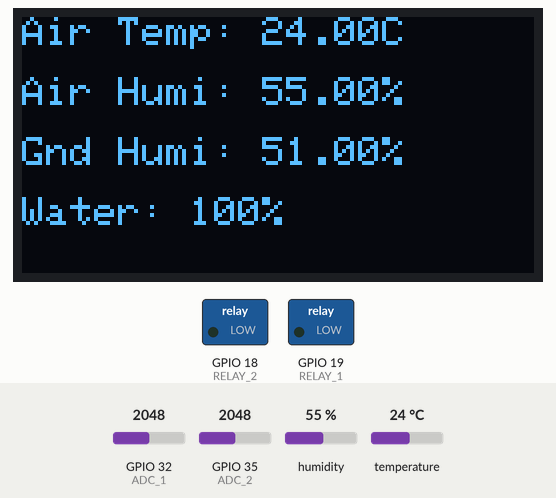
This program was run on a simulated ESP32. Shown: 128×64 one-colour display, switched loads named in the program (green lamp = pin HIGH). Inputs (shaded band) come from the test bench; at power-on: humidity 55 %, GPIO 32 (ADC_1) = 2048, GPIO 35 (ADC_2) = 2048, temperature 24 °C. WiFi joins after 1.5 s; servers stay silent unless stated; random numbers use the default seed unless the program sets one; no MQTT or app messages arrive unless stated; what the program prints to the serial monitor is not drawn.

Above: at 2.8 s.
2.9 s: humidity set to 22 %
At 5.2 s:
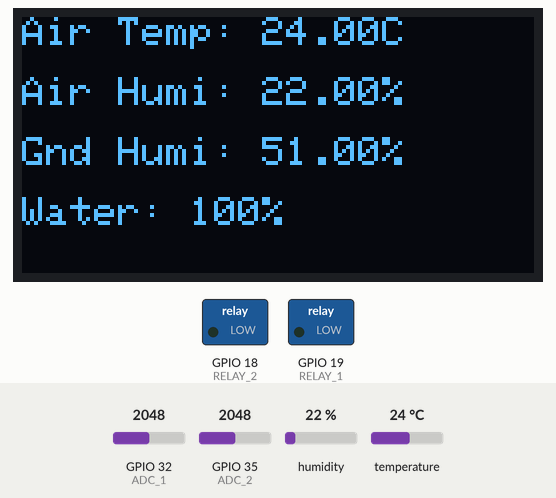
5.5 s: GPIO 32 (ADC_1) set to 177
At 6.7 s:
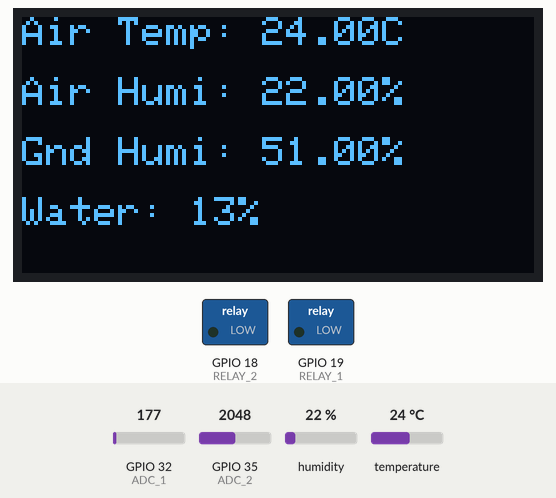
7.5 s: GPIO 32 (ADC_1) set to 150
At 8.3 s:
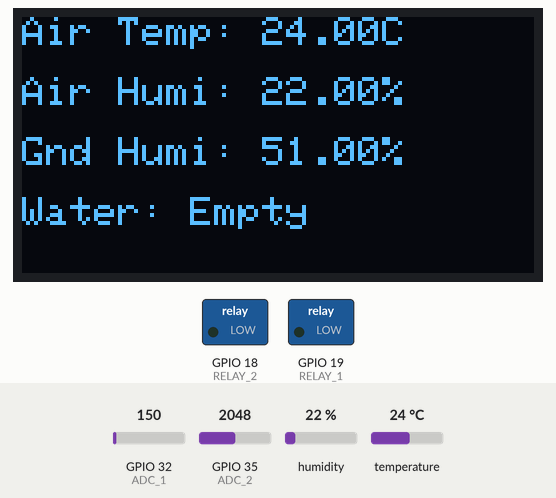
9.5 s: GPIO 35 (ADC_2) set to 1978
At 11.0 s:
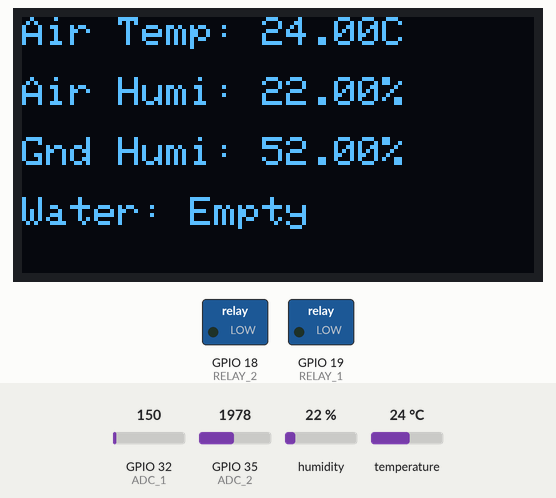
11.5 s: GPIO 32 (ADC_1) set to 1228
At 12.6 s:
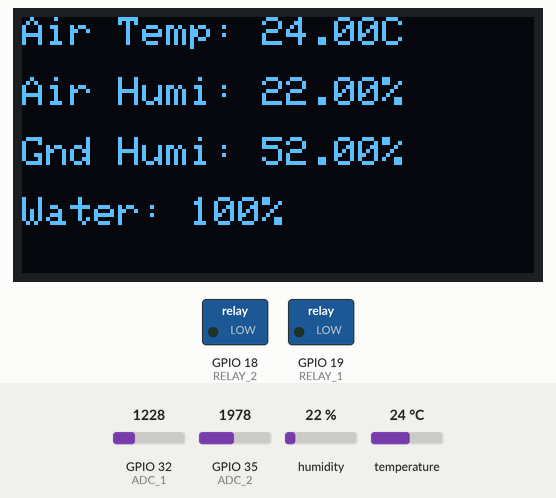
13.5 s: temperature set to 12 °C
At 15.4 s:
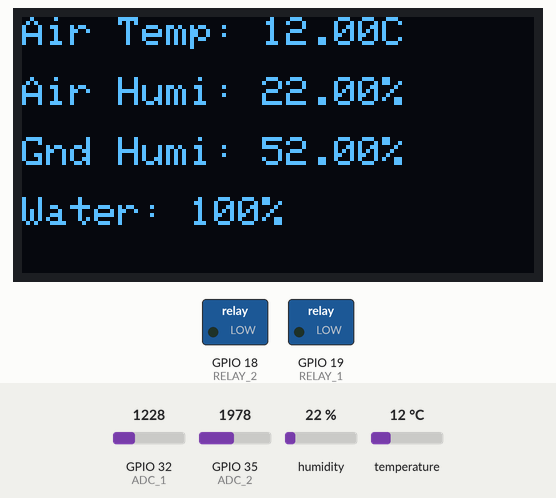
Timing chart, 0 to 16.5 s (numbered marks = the images above; inputs shaded):
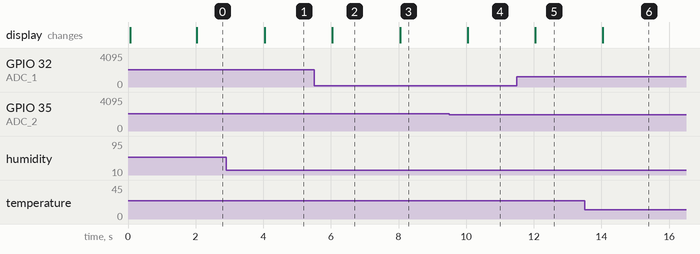

The program:

main.cpp
```cpp
#include <Arduino.h>
#include<DHTesp.h>
#include <WiFi.h>
#include <Wire.h>
#include <PubSubClient.h>
#include <oled_utils.h>
// Network Data
const char* ssid = "MENDOZA_NTW_INV";
const char* password = "s1rv4s3ust3d";
//HiveMQ Free Broker
const char* mqtt_server = "broker.hivemq.com";
#define mqtt_port 1883

//Topics
//Topic for data "/iot-kuri/data"
#define MQTT_SERIAL_RECEIVER_CH "/iot-kuri/control"

//Object Declarations
WiFiClient wifiClient;
PubSubClient client(wifiClient);

//Global
long lastMsg = 0;
float dht11_temp = 0;
float dht11_humi = 0;
float dht11_temp_txt = 0;
float dht11_humi_txt = 0;
float ground_humi = 0;
float ground_humi_txt = 0;
float tank_state = false;
String tank_state_txt = "EMPTY";

//Pin definitions for the shield
#define DHT_PIN 4
#define RELAY_1 19
#define RELAY_2 18
#define ADC_1 32
#define ADC_2 35
#define DIGP_1 5
#define DIGP_2 17
#define DIGP_3 16

//Sensor Initializations
DHTesp dht;
//Constructors
void setup_wifi();
void reconnect();
void callback(char* topic, byte *payload, unsigned int length);
void publishSerialData(String topic,char *serialData);
void publishFloat(String topic,float data_);
void updateStats();
void watering();

// Main
void setup() {
  oled_init();
  pinMode(RELAY_1, OUTPUT);
  pinMode(RELAY_2,OUTPUT);
  Serial.begin(115200);
  Serial.setTimeout(500);// Set time out for
  setup_wifi();
  client.setServer(mqtt_server, mqtt_port);
  client.setCallback(callback);
  reconnect();
  dht.setup(DHT_PIN,DHTesp::DHT11);
}

void loop() {

  client.loop();  //Maintain the loop alive

  //Act as a periodic timer, to publish
  long now = millis();
  if (now - lastMsg > 2000){
      lastMsg = now;
      //Read send ground humi
      ground_humi = map(analogRead(ADC_2),4095,100,0,100);
      ground_humi_txt = ground_humi;
      publishFloat("/iot-kuri/data/g_humi", ground_humi);
      //Check tank, send state
      tank_state = map(analogRead(ADC_1),700,100,100,0);
      if(tank_state > 100){
        tank_state = 100;
      }
      if(tank_state > 10){
        tank_state_txt = String(int(tank_state)) + "%";
        publishFloat("/iot-kuri/data/tank", tank_state);
      }
      else{
        tank_state_txt = "Empty";
        publishFloat("/iot-kuri/data/tank", 0);
      }
      TempAndHumidity lastValues = dht.getTempAndHumidity();
      dht11_temp = lastValues.temperature;
      dht11_humi = lastValues.humidity;
      dht11_temp_txt = dht11_temp;
      publishFloat("/iot-kuri/data/a_temp", dht11_temp);
      dht11_humi_txt = dht11_humi;
      publishFloat("/iot-kuri/data/a_humi", dht11_humi);
      updateStats();
    }
  }

//Callbacks and functions
//Function to connect to WiFi
void setup_wifi() {
    delay(10);
    // We start by connecting to a WiFi network
    Serial.println();
    oled_clear();
    oled_text("Connecting to:",0,0,1);
    oled_text(ssid,0,15,1);
    oled_update();
    WiFi.begin(ssid, password);
    while (WiFi.status() != WL_CONNECTED) {
      delay(500);
      Serial.print(".");
    }
    randomSeed(micros());
    Serial.println("");
    Serial.println("WiFi connected");
    Serial.println("IP address: ");
    Serial.println(WiFi.localIP());
}

//Attempting to reconnect
void reconnect() {
  // Loop until we're reconnected
  while (!client.connected()) {
    Serial.print("Attempting MQTT connection...");
    // Create a random client ID
    String clientId = "ESP32Client-";
    clientId += String(random(0xffff), HEX);
    // Attempt to connect
    if (client.connect(clientId.c_str())) {
      Serial.println("connected");
      //Once connected, publish an announcement...
      client.publish("/icircuit/presence/ESP32/", "hello world");
      // ... and resubscribe
      client.subscribe(MQTT_SERIAL_RECEIVER_CH);
    } else {
      Serial.print("failed, rc=");
      Serial.print(client.state());
      Serial.println(" try again in 5 seconds");
      // Wait 5 seconds before retrying
      delay(5000);
    }
  }
}

//MQTT Callback
void callback(char* topic, byte *payload, unsigned int length) {
    String t_data;
    for(int i = 0; i < length; i++){
      t_data += char(payload[i]);
    }
    Serial.println("-------new message from broker-----");
    Serial.print("channel:");
    Serial.println(topic);
    Serial.print("data:");
    Serial.write(payload, length);
    Serial.println();
    //Command Parser
    switch (t_data.charAt(0)){
      case 'R':
          //Checks which relay to turn on
          switch(t_data.charAt(1)){
            case '1':
                if(t_data.charAt(2) == 'E'){
                  digitalWrite(RELAY_1,HIGH);
                  Serial.println("Turning On Relay_1");
                }
                else if(t_data.charAt(2) == 'D'){
                  digitalWrite(RELAY_1,LOW);
                  Serial.println("Turning OFF Relay_1");
                }
                else{
                  Serial.println("Invalid Command");
                }
              break;
            case '2':
                if(t_data.charAt(2) == 'E'){
                  digitalWrite(RELAY_2,HIGH);
                  Serial.println("Turning On Relay_2");
                }
                else if(t_data.charAt(2) == 'D'){
                  digitalWrite(RELAY_2,LOW);
                  Serial.println("Turning OFF Relay_2");
                }
                else{
                  Serial.println("Invalid Command");
                }
              break;
            default:
              Serial.println("Invalid Command");
              break;
          }
        break;
      case 'F':
        Serial.println("F");
        switch(t_data.charAt(1)){
          case 'O':
            Serial.println("Watering");
            watering();
            break;
          default:
            Serial.println("Invalid Command");
            break;
        }
        break;
      default:
        Serial.println("Invalid Command");
        break;
    }
}
//Display and Publish
void updateStats(){
  oled_clear();
  oled_text("Air Temp: " + String(dht11_temp_txt) + "C",0,0,1);
  oled_text("Air Humi: " + String(dht11_humi_txt) + "%",0,15,1);
  oled_text("Gnd Humi: " + String(ground_humi_txt) + "%",0,30,1);
  oled_text("Water: " + tank_state_txt,0,45,1);
  oled_update();
}
//Generic Publish Function
void publishSerialData(String topic,char *serialData){
  if (!client.connected()) {
    reconnect();
  }
  client.publish(topic.c_str(), serialData);
}
//Publish float function
void publishFloat(String topic,float data_){
  if (!client.connected()) {
    reconnect();
  }
  client.publish(topic.c_str(), String(data_).c_str(),true);
}

void watering(){
  if(tank_state > 10){
    digitalWrite(RELAY_2,HIGH);
    delay(1000);
    digitalWrite(RELAY_2,LOW);
  }
}
```

oled_utils.h
```cpp
//Headers
#include <Adafruit_GFX.h>
#include <Adafruit_SSD1306.h>
#include <Adafruit_I2CDevice.h> //Required for ESP32

#define SCREEN_WIDTH 128 // OLED display width, in pixels
#define SCREEN_HEIGHT 64 // OLED display height, in pixels
#define OLED_RESET -1
Adafruit_SSD1306 display(SCREEN_WIDTH, SCREEN_HEIGHT, &Wire, OLED_RESET);

void oled_init(){
    if (!display.begin(SSD1306_SWITCHCAPVCC, 0x3C))
    {
        Serial.println(F("SSD1306 allocation failed"));
        for (;;)
            ; // Don't proceed, loop forever
    }
    display.clearDisplay();
}
void oled_text(String txt_, int x, int y, int size){
    display.setTextSize(size);
    display.setTextColor(WHITE);
    display.setCursor(x, y);
    display.print(txt_);
}
void oled_clear(){
    display.clearDisplay();
}

void oled_update(){
    display.display();
}
```

Measured:
- the behaviour switches between 161 and 160 on GPIO 32 (ADC_1) (found by bisection; images 2 and 3)
- the behaviour switches between 2018 and 2017 on GPIO 35 (ADC_2) (found by bisection; images 3 and 4)
- after the input at 2.9 s, the display: changes after 1.1 s (image 1)
- after the input at 5.5 s, the display: changes after 0.54 s (image 2)
- after the input at 7.5 s, the display: changes after 0.54 s (image 3)
- after the input at 9.5 s, the display: changes after 0.54 s (image 4)
- after the input at 11.5 s, the display: changes after 0.55 s (image 5)
- after the input at 13.5 s, the display: changes after 0.55 s (image 6)
